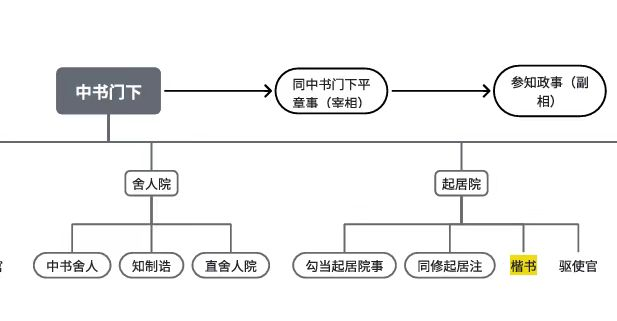
#> input picture image/原设计图-手绘.jpg, 617 x 321 px; its folder holds only this picture in this run
$ python -i cut_image.py   (imports and definitions only)
#> lines starting #> are read from the running program, lines starting #| are printed output that depends on the picture; pictures that were not available may be replaced by others from this repository, and a replacement may not be noted
'''
Author: Victor-kawai 1900017878@pku.edu.cn
Date: 2024-03-28 23:50:13
LastEditors: Victor-kawai 1900017878@pku.edu.cn
LastEditTime: 2025-02-12 22:58:41
FilePath: \毕设\代码\cut_image.py
Description: 这是默认设置,请设置`customMade`, 打开koroFileHeader查看配置 进行设置: https://github.com/OBKoro1/koro1FileHeader/wiki/%E9%85%8D%E7%BD%AE
'''

# 代码链接：https://blog.csdn.net/welkin_ring/article/details/120634490
from PIL import Image
import os

path = '元丰新制/半完成/在京纠察狱司门/437在京纠察狱司门-图片'   #文件目录
def cut_image(path):
#> called with path = '../image/原设计图-手绘.jpg'
    print("==== 图片切分开始 ====")
    #path这个目录处理完之后需要手动更改
    new_path = path[:path.rfind('/')+1]+'切分后'+path.split('/')[-2]
    print(new_path)
    if  os.path.exists(new_path):
        print("目录存在")
        return new_path
    else:
        os.mkdir(new_path)
        path_list = os.listdir(path)
        #path_list.remove('.DS_Store')   #macos中的文件管理文件，默认隐藏，这里可以忽略，如果是mac可能需要加回这行（笔者没有用过mac）
        print(path_list)

        for i in path_list: #截左半张图片
            a = open(os.path.join(path,i),'rb')
            img = Image.open(a)
#> img is the input picture: PIL image 617x321 RGB; mean R, G, B 241.9, 242, 241.8
            w = img.width       #图片的宽
#> w = 617
            h = img.height      #图片的高
#> h = 321
            print('正在处理图片',i,'宽',w,'长',h)
#| 正在处理图片 原设计图-手绘.jpg 宽 617 长 321

            box = (0,0,w*0.5,h) #box元组内分别是 所处理图片中想要截取的部分的 左上角和右下角的坐标
#> box = (0, 0, 308.5, 321)
            img = img.crop(box)
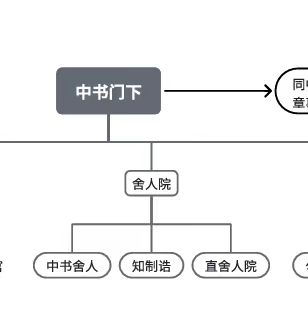
#> img: PIL image 308x321 RGB; mean R, G, B 240.5, 240.8, 241.2
            print('正在截取左半张图...')
            img.save(new_path+'/L'+i) #这里需要对截出的图加一个字母进行标识，防止名称相同导致覆盖
            print('L-',i,'保存成功')
            a.close()

        for i in path_list: #截取右半张图片
            a = open(os.path.join(path,i),'rb')
            img = Image.open(a)
            w = img.width       #图片的宽
            h = img.height      #图片的高
            print('正在处理图片',i,'宽',w,'长',h)
#| 正在处理图片 原设计图-手绘.jpg 宽 617 长 321

            box = (w*0.5,0,w,h)
#> box = (308.5, 0, 617, 321)
            img = img.crop(box)
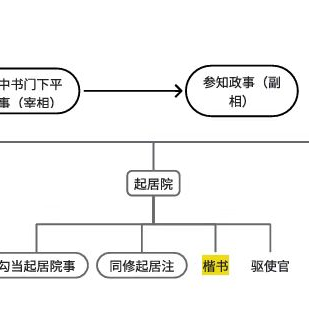
#> img: PIL image 309x321 RGB; mean R, G, B 243.3, 243.2, 242.4
            print('正在截取右半张图...')
            img.save(new_path+'/R'+i)
            print('R-',i,'保存成功')
            a.close()

        print("'{}'目录下所有图片已经保存到本文件目录下。".format(path))
        print("==== 图片切分结束 ====")
        return new_path

# [3 lines not run here, left out]

>>> result = cut_image('../image/原设计图-手绘.jpg')

$ run again, on image/《宋代官制辞典》第752页.png
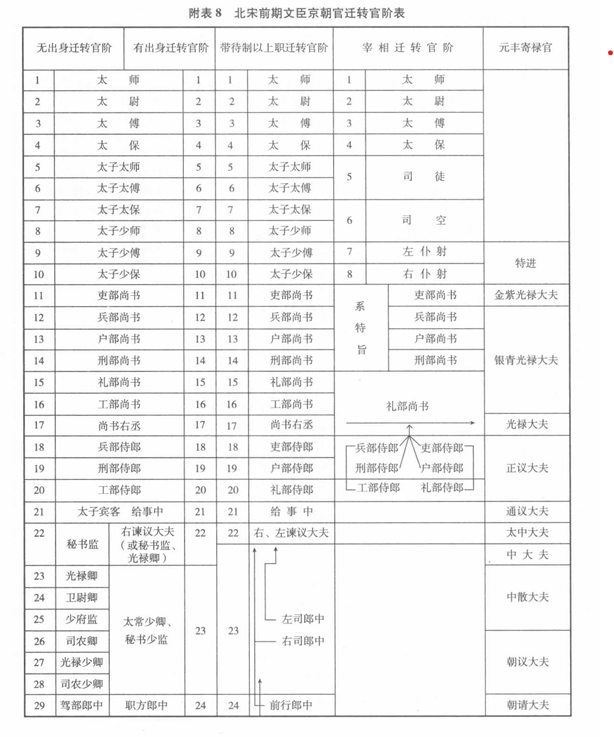
#> input picture image/《宋代官制辞典》第752页.png, 614 x 737 px
#> in cut_image, img is the input picture: PIL image 614x737 RGBA; mean R, G, B, A 236.7, 236.7, 236.7, 248.7
#| 正在处理图片 《宋代官制辞典》第752页.png 宽 614 长 737
#> in cut_image, `img = img.crop(box)`:
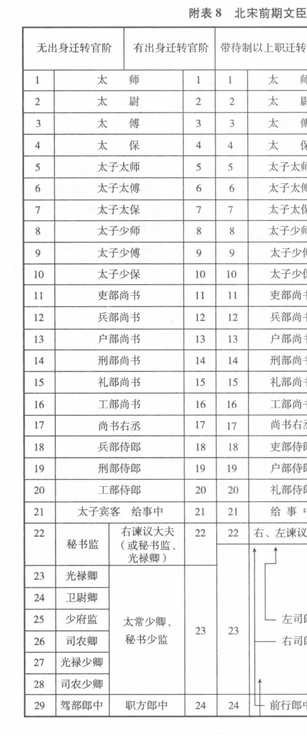
#> img: PIL image 307x737 RGBA; mean R, G, B, A 239.7, 239.7, 239.7, 255
#| 正在处理图片 《宋代官制辞典》第752页.png 宽 614 长 737
#> in cut_image, `img = img.crop(box)`:
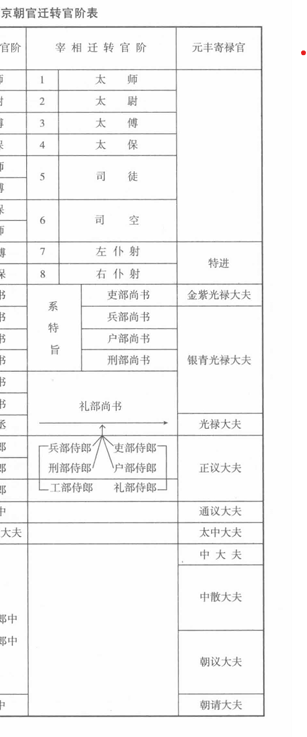
#> img: PIL image 307x737 RGBA; mean R, G, B, A 233.6, 233.6, 233.6, 242.4; transparent parts drawn white

$ run again, on image/《宋代官制辞典》第753页.png
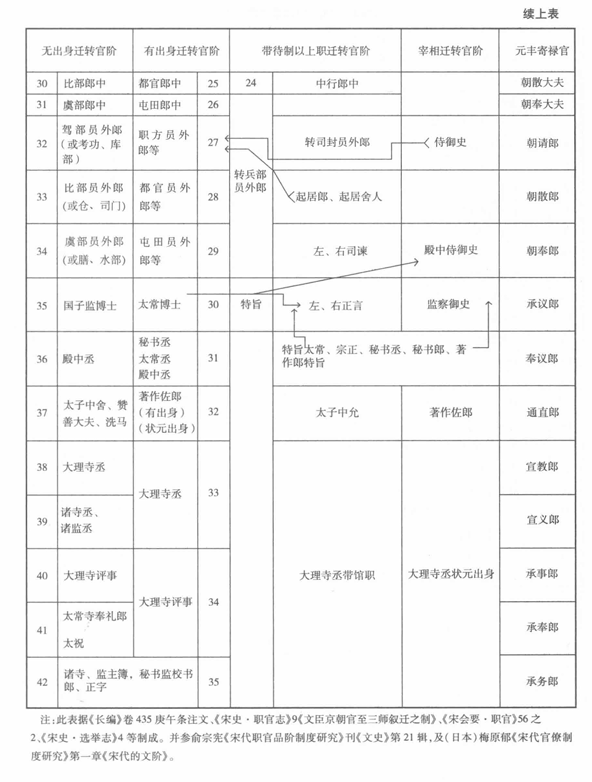
#> input picture image/《宋代官制辞典》第753页.png, 592 x 782 px
#> in cut_image, img is the input picture: PIL image 592x782 RGBA; mean R, G, B, A 244.5, 244.5, 244.5, 255
#| 正在处理图片 《宋代官制辞典》第753页.png 宽 592 长 782
#> in cut_image, `img = img.crop(box)`:
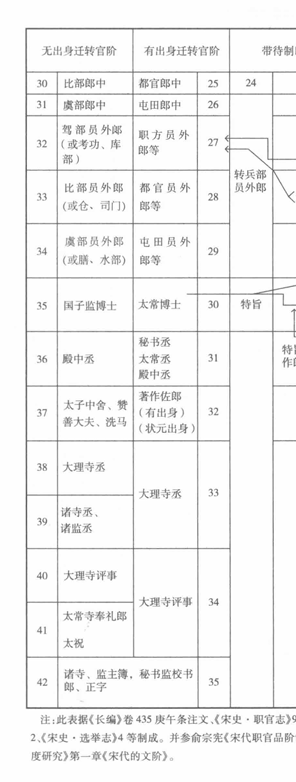
#> img: PIL image 296x782 RGBA; mean R, G, B, A 243.5, 243.5, 243.5, 255
#| 正在处理图片 《宋代官制辞典》第753页.png 宽 592 长 782
#> in cut_image, `img = img.crop(box)`:
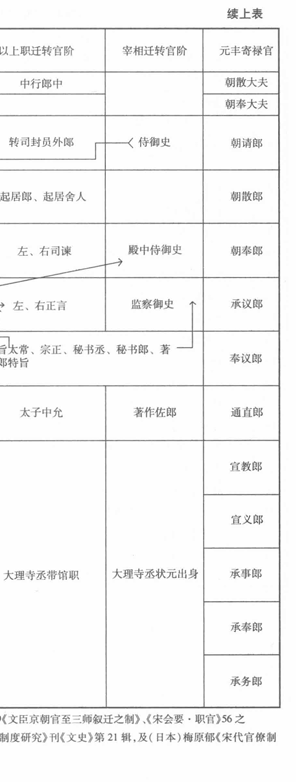
#> img: PIL image 296x782 RGBA; mean R, G, B, A 245.5, 245.5, 245.5, 255

$ run again, on image/云端文本.png
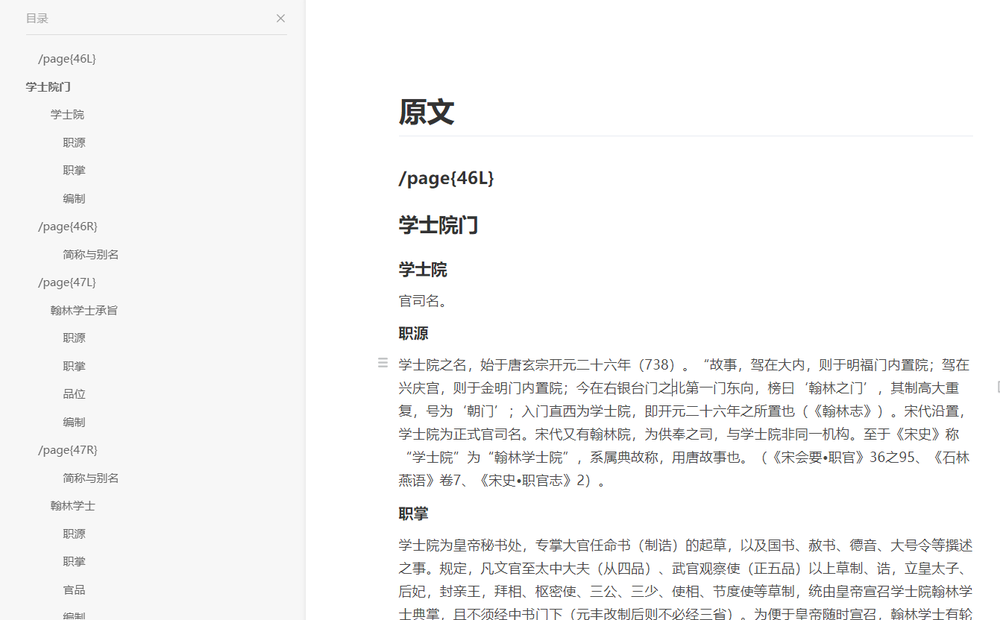
#> input picture image/云端文本.png, 1000 x 620 px, shrunk from 1341 x 832 before the run
#> in cut_image, img is the input picture: PIL image 1000x620 RGBA; mean R, G, B, A 246.3, 246.3, 246.3, 255
#| 正在处理图片 云端文本.png 宽 1000 长 620
#> in cut_image, `img = img.crop(box)`:
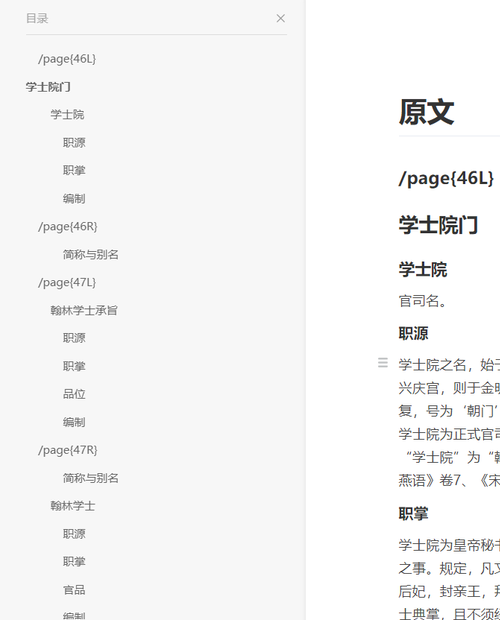
#> img: PIL image 500x620 RGBA; mean R, G, B, A 245.2, 245.1, 245.2, 255
#| 正在处理图片 云端文本.png 宽 1000 长 620
#> in cut_image, `img = img.crop(box)`:
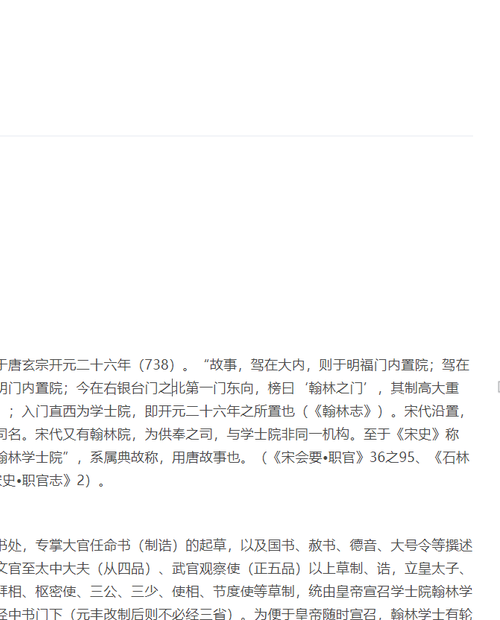
#> img: PIL image 500x620 RGBA; mean R, G, B, A 247.4, 247.4, 247.4, 255
